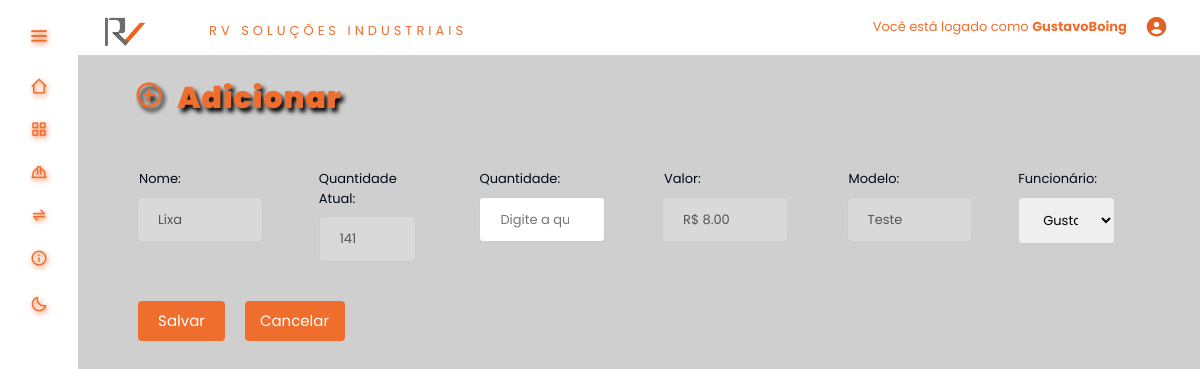
The page /tables/adicionarIns.php?id=3 (signed in) on the database its author committed.
### tables this page shows
CREATE TABLE `produto` (
  `id_produto` int(11) NOT NULL,
  `Quantidade` int(11) DEFAULT NULL,
  `Valor` decimal(6,2) DEFAULT NULL,
  `Modelo` varchar(100) DEFAULT NULL,
  `Descricao` varchar(100) DEFAULT NULL,
  `Tipo` int(11) DEFAULT NULL,
  `Fornecedor_id` int(11) DEFAULT NULL
);

### tables/adicionarIns.php (the view, shortened to what this page needs)
<?php
    require_once('./function.php');
    $result_produto = "SELECT * FROM produto WHERE id_produto = '" . $_GET['id'] . "'";
    $resultado_produto = mysqli_query($conn, $result_produto);
    $row_produto = mysqli_fetch_assoc($resultado_produto);
?>
<!DOCTYPE html>
    <head>
        <link rel="stylesheet" href="<?php echo BASEURL; ?>css/styleSubmit.css"/>
        <link rel="stylesheet" href="<?php echo BASEURL; ?>inc/style.css"/>
        <link rel="stylesheet" href="<?php echo BASEURL; ?>inc/styleDark.css">
        <link href='https://unpkg.com/boxicons@2.1.4/css/boxicons.min.css' rel='stylesheet'>
        <link rel="stylesheet" href="https://cdnjs.cloudflare.com/ajax/libs/font-awesome/6.4.0/css/all.min.css"
 />
    </head>
    <body>
        <div class="TituloEdit">
            <h2 class="titulos"><i class='bx bx-plus-circle'></i>&nbsp Adicionar </h2>
        </div>
        <form class="tela-editar" method="POST" action="functions/add.php" enctype="multipart/form-data">
            <div class="deixar-column">
                <div class="inputValues">
                    <div class="Nome">
                        <label for="Nome">
                            Nome:
                            <input type="text" name="descricao" value="<?php echo $row_produto['Descricao']; ?>" disabled><br><br>
                        </label>
                    </div>
                    <div class="QtdAtual">
                        <label for="Qtd">
                            Quantidade Atual:
                            <input type="number" value="<?php echo $row_produto['Quantidade']; ?>"disabled br><br>
                        </label>
                    </div>
                    <div class="Qtd">
                        <label for="Qtd">
                            Quantidade:
                            <input type="number" name="quantidade_a_somar" placeholder="Digite a quantidade"><br><br>
                        </label>
                    </div>
                    <div class="Valor">
                        <label for="Valor">
                            Valor:
                            <input type="text" step="0.01" name="valor" min="0.01" placeholder="Digite o valor" value="R$ <?php echo $row_produto['Valor']; ?>" disabled><br><br>
                        </label>
                    </div>
                    <div class="Modelo">
                        <label for="Modelo">
                            Modelo:
                            <input type="text" name="modelo" placeholder="Digite o modelo" value="<?php echo $row_produto['Modelo']; ?>" disabled><br><br>
                        </label>
                    </div>
                    <div class="Funcionario">
                        <label for="Funcionario">
                            Funcionário:
                            <select type="text" name="funcionario">
                                <option value=""><?php echo $_SESSION['login']?></option>
                            </select><br><br>
                        </label>
                    </div>
                </div>
                <div class="btnFuncoes">
                    <div class="btnSalvar">
                        <button type="submit" name="" class="btn btn-primary">Salvar</button>
                    </div>
                    <div class="btnCancela">
                        <a href="<?php echo BASEURL;?>tables/insumos.php">Cancelar</a>
                    </div>
                </div>
            </div>
        </form>
    </body>
</html>

### inc/style.css (style rules this page uses)
:root { --color:#1c1c1c; --color-second: #D3D3D3; --color-white:#89817D; --color-body:#4A3F35; --color-black:#F06E2D; --search-bar: #F2F2F2; --search-text: #010718; }
* { padding: 0%; margin: 0%; box-sizing: border-box; font-family: 'Poppins', sans-serif; }
* { margin: 0; padding: 0; box-sizing: border-box; }
a { color: var(--color-black); text-decoration: none; font-size: small; transition: 0.5s; position: relative; }
* { box-sizing: border-box }
body { font-family: Verdana, sans-serif; margin:0 }
label { font-size: small; margin-top: 30px; margin-left: 10px; color: var(--search-text); }
.TituloEdit > .titulos { font-family: 'Poppins', sans-serif; margin: 25px 0 0 5%; color: var(--color-black); font-size: 30px; font-weight: 1000; text-shadow: 3px 4px 4px black; letter-spacing: 1px; color: var(--color-black); font-size: 30px; font-weight: 1000; }
.btnSalvar { margin-right: 20px; }
.tela-editar { display: flex; margin: 0 5% 0 5%; }
.Valor, .Qtd, .Modelo, .Tipo { color: var(--search-text); width: 100%; margin-left: 30px; }
.Nome { margin-right: 10px; width: 100%; color: var(--search-text); }
.deixar-column { display: flex; flex-direction: column; margin: 30px 0 0 0; }
.inputValues { display: flex; flex-direction: row; width: auto; position: relative; right: 25px; top: -27px; }
.btnFuncoes { position: relative; display: flex; flex-direction: row; margin-left: 4px; top: -30px }
.btnFuncoes > .btnCancela { display: inline; width: 100px; background-color: #F06E2D; color: white; border: none; border-radius: 4px; cursor: pointer; height: 40px; padding: 8px 15px; }
.btnFuncoes > .btnCancela a { color: white; font-size: 15px; justify-content: center; align-items: center; }

### inc/styleDark.css (style rules this page uses)
:root { --color-default:#ffffff; --color-second: #bebebe; --color-white:#333333; --color-body:#cfcfcf; --color-black:#F06E2D; --search-bar: #F2F2F2; --search-text: #010718; }

### css/styleSubmit.css (style rules this page uses)
button[type=submit] { width: auto; background-color: #F06E2D; color: white; padding: 9px 20px; border: none; border-radius: 4px; cursor: pointer; height: 40px; font-size: 15px; }
input[type=password], select { width: 120%; padding: 12px 20px; margin: 8px 0 0 -2px; display: block; border: 1px solid #ccc; border-radius: 4px; box-sizing: border-box; }
button[type=submit] { width: 100%; background-color: #F06E2D; color: white; padding: 0px 20px; margin: 0px 0; border: none; border-radius: 4px; cursor: pointer; }
input[type=text], select { width: 120%; padding: 12px 20px; margin: 8px 0 0 -2px; display: block; border: 1px solid #ccc; border-radius: 4px; box-sizing: border-box; }
input[type=number], select { width: 120%; padding: 12px 20px; margin: 8px 0 ; display: block; border: 1px solid #ccc; border-radius: 4px; box-sizing: border-box; }
.Valor, .Qtd, .Modelo, .Funcionario, .Tipo { width: 80%; padding: 12px 20px; margin: 8px 0 0 15px; display: block; border-radius: 4px; box-sizing: border-box; position: relative; }
.QtdAtual { width: 80%; padding: 12px 20px; margin: 8px 0 0 15px; display: block; border-radius: 4px; box-sizing: border-box; position: relative; }
.Nome { width: 80%; padding: 12px 20px; margin: 8px 0 0 0px; display: block; border-radius: 4px; box-sizing: border-box; position: relative; }

### rows shown on the page
produto: descricao "Lixa", Quantidade "141", valor "R$ 8.00", modelo "Teste"

### other values the page prints
$_SESSION['login'] "GustavoBoing"
form field funcionario "GustavoBoing"
